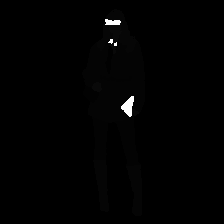
#> input picture Semantic-Segmentation/clothes/labels/test/0003.png, 224 x 224 px; its folder holds only this picture in this run
$ python color.py
#> lines starting #> are read from the running program, lines starting #| are printed output that depends on the picture
import argparse
import PIL
from PIL import Image
import numpy as np
import os.path
import glob
import random
import ntpath
import cv2


for filename in glob.glob( 'labels/*/*.png'):
	print(filename)

	img = cv2.imread(filename)
#> img is the input picture: shape (224, 224, 3); min 0, max 255, mean 1.9
	img[img == 1]=255
	img[img == 5]=1
#> img: shape (224, 224, 3); min 0, max 255, mean 2.5
	img[img == 6]=255
	img[img == 7]=5
	img[img == 8]=255
	img[img == 9]=255
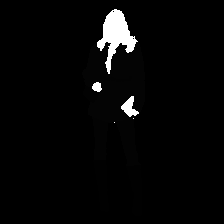
#> img: shape (224, 224, 3); min 0, max 255, mean 7.3
	img[img == 10]=255
	img[img == 11]=4
	img[img == 12]=5
	img[img == 13]=4
	img[img == 14]=1
	img[img == 15]=255
	img[img == 16]=5
	img[img == 17]=255
	img[img == 18]=255
	img[img == 19]=6
	img[img == 20]=7
	img[img == 21]=5
	img[img == 22]=8
	img[img == 23]=255
	img[img == 24]=4
	img[img == 25]=3
	img[img == 26]=8
	img[img == 27]=9
	img[img == 28]=5
	img[img == 29]=255
	img[img == 30]=255
	img[img == 31]=3
	img[img == 32]=5
	img[img == 33]=255
	img[img == 34]=255
	img[img == 35]=1
	img[img == 36]=5
	img[img == 37]=2
	img[img == 38]=8
	img[img == 39]=5
	img[img == 40]=3
	img[img == 41]=9
	img[img == 42]=10
	img[img == 43]=5
	img[img == 44]=255
	img[img == 45]=9
	img[img == 46]=255
	img[img == 47]=255
	img[img == 48]=8
	img[img == 49]=8
	img[img == 50]=255
	img[img == 51]=8
	img[img == 52]=255
	img[img == 53]=9
	img[img == 54]=8
	img[img == 55]=8
	img[img == 56]=255
	img[img == 57]=255
	img[img == 58]=5
	cv2.imwrite(filename,img)
#> pass 2 of the loop `for filename in glob.glob( 'labels/*/*.png'):`:
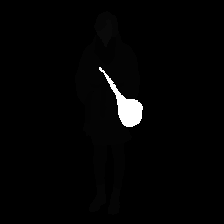
#> input picture Semantic-Segmentation/clothes/labels/train/0156.png, 224 x 224 px
#> img is the input picture: shape (224, 224, 3); min 0, max 255, mean 4.4
#> `img[img == 9]=255`:
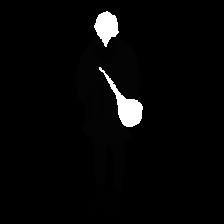
#> img: shape (224, 224, 3); min 0, max 255, mean 7.1
